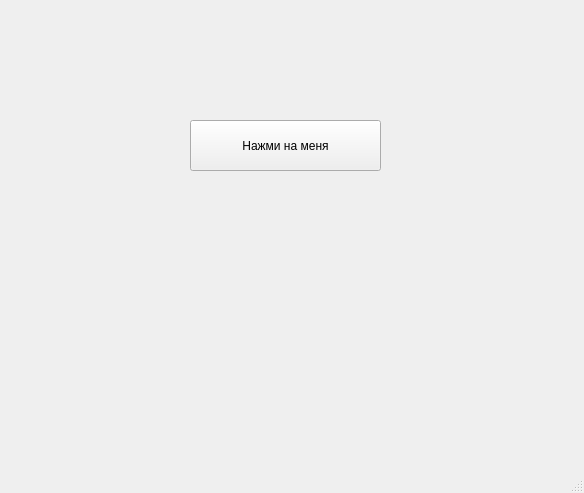
<?xml version="1.0" encoding="UTF-8"?>
<ui version="4.0">
 <class>MainWindow</class>
 <widget class="QMainWindow" name="MainWindow">
  <property name="geometry">
   <rect>
    <x>0</x>
    <y>0</y>
    <width>584</width>
    <height>493</height>
   </rect>
  </property>
  <property name="windowTitle">
   <string>MainWindow</string>
  </property>
  <widget class="QWidget" name="centralwidget">
   <widget class="QPushButton" name="btn">
    <property name="geometry">
     <rect>
      <x>190</x>
      <y>120</y>
      <width>191</width>
      <height>51</height>
     </rect>
    </property>
    <property name="text">
     <string>Нажми на меня</string>
    </property>
   </widget>
  </widget>
  <widget class="QMenuBar" name="menubar">
   <property name="geometry">
    <rect>
     <x>0</x>
     <y>0</y>
     <width>584</width>
     <height>18</height>
    </rect>
   </property>
  </widget>
  <widget class="QStatusBar" name="statusbar"/>
 </widget>
 <resources/>
 <connections/>
</ui>
